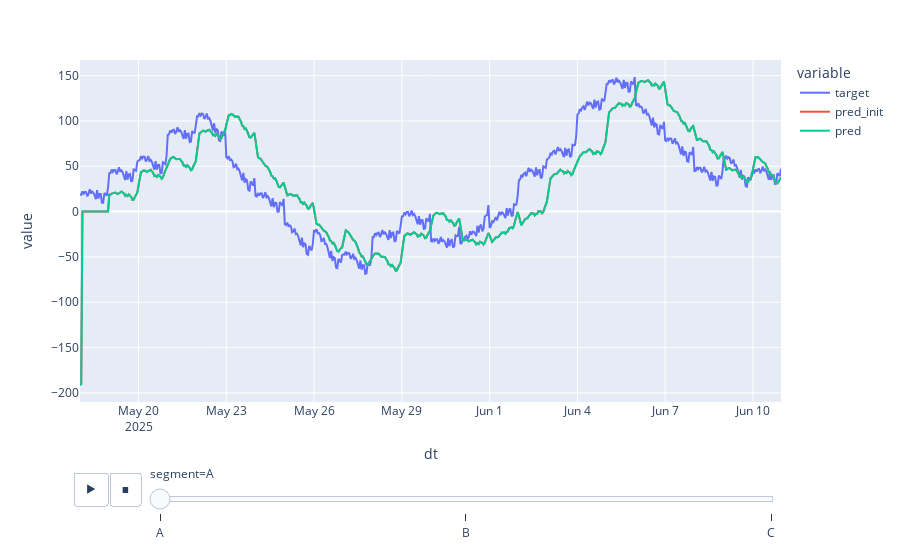

Notebook source saved alongside this figure:
### Code cell
px.line(
    df.groupby(['segment', 'dt'], as_index=False)[['target', 'pred_init', 'pred']].sum(),
    x='dt',
    y=['target', 'pred_init', 'pred'],
    animation_frame='segment'
)

### Figure 1 — Plotly figure (JSON) as saved in the notebook; plotly's stock layout.template omitted (floating-point values rounded to 4 significant figures; data arrays with more than 128 entries replaced by an {"elided": "..."} marker saying what was removed)
{"data": [{"hovertemplate": "variable=target<br>segment=A<br>dt=%{x}<br>value=%{y}<extra></extra>", "legendgroup": "target", "line": {"color": "#636efa", "dash": "solid"}, "marker": {"symbol": "circle"}, "mode": "lines", "name": "target", "orientation": "v", "showlegend": true, "type": "scatter", "x": {"elided": "576 str values"}, "xaxis": "x", "y": {"elided": "576 float values"}, "yaxis": "y"}, {"hovertemplate": "variable=pred_init<br>segment=A<br>dt=%{x}<br>value=%{y}<extra></extra>", "legendgroup": "pred_init", "line": {"color": "#EF553B", "dash": "solid"}, "marker": {"symbol": "circle"}, "mode": "lines", "name": "pred_init", "orientation": "v", "showlegend": true, "type": "scatter", "x": {"elided": "576 str values"}, "xaxis": "x", "y": {"elided": "576 float values"}, "yaxis": "y"}, {"hovertemplate": "variable=pred<br>segment=A<br>dt=%{x}<br>value=%{y}<extra></extra>", "legendgroup": "pred", "line": {"color": "#00cc96", "dash": "solid"}, "marker": {"symbol": "circle"}, "mode": "lines", "name": "pred", "orientation": "v", "showlegend": true, "type": "scatter", "x": {"elided": "576 str values"}, "xaxis": "x", "y": {"elided": "576 float values"}, "yaxis": "y"}], "layout": {"legend": {"title": {"text": "variable"}, "tracegroupgap": 0}, "margin": {"t": 60}, "sliders": [{"active": 0, "currentvalue": {"prefix": "segment="}, "len": 0.9, "pad": {"b": 10, "t": 60}, "steps": [{"args": [["A"], {"frame": {"duration": 0, "redraw": false}, "fromcurrent": true, "mode": "immediate", "transition": {"duration": 0, "easing": "linear"}}], "label": "A", "method": "animate"}, {"args": [["B"], {"frame": {"duration": 0, "redraw": false}, "fromcurrent": true, "mode": "immediate", "transition": {"duration": 0, "easing": "linear"}}], "label": "B", "method": "animate"}, {"args": [["C"], {"frame": {"duration": 0, "redraw": false}, "fromcurrent": true, "mode": "immediate", "transition": {"duration": 0, "easing": "linear"}}], "label": "C", "method": "animate"}], "x": 0.1, "xanchor": "left", "y": 0, "yanchor": "top"}], "updatemenus": [{"buttons": [{"args": [null, {"frame": {"duration": 500, "redraw": false}, "fromcurrent": true, "mode": "immediate", "transition": {"duration": 500, "easing": "linear"}}], "label": "&#9654;", "method": "animate"}, {"args": [[null], {"frame": {"duration": 0, "redraw": false}, "fromcurrent": true, "mode": "immediate", "transition": {"duration": 0, "easing": "linear"}}], "label": "&#9724;", "method": "animate"}], "direction": "left", "pad": {"r": 10, "t": 70}, "showactive": false, "type": "buttons", "x": 0.1, "xanchor": "right", "y": 0, "yanchor": "top"}], "xaxis": {"anchor": "y", "domain": [0, 1], "title": {"text": "dt"}}, "yaxis": {"anchor": "x", "domain": [0, 1], "title": {"text": "value"}}}}
